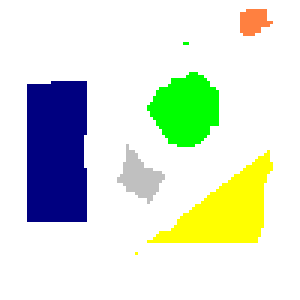
#> input picture src/synimage/original/s10.bmp, 100 x 100 px (shown 3 times larger); its folder holds only this picture in this run
$ python addnoise.py
#> lines starting #> are read from the running program, lines starting #| are printed output that depends on the picture
import os
from skimage import io
from skimage.util import random_noise
from skimage import filters
for filename in os.listdir('./synimage/original'):
    if filename.endswith(".bmp"):
        image = io.imread(os.path.join('./synimage/original', filename))
#> image is the input picture: shape (100, 100, 3); mean R, G, B 219.7, 229.6, 214.9
        for i in range(3):
            image = random_noise(image, mode='gaussian')
            image = filters.gaussian(image, sigma=0.7)
#> this loop made 3 passes
#> pass 1, `image = random_noise(image, mode='gaussian')`:
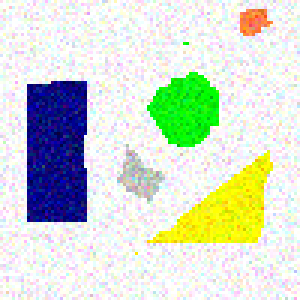
#> image: shape (100, 100, 3) float64 (shown 3 times larger); mean R, G, B 0.834, 0.868, 0.815
#> pass 1, `image = filters.gaussian(image, sigma=0.7)`:
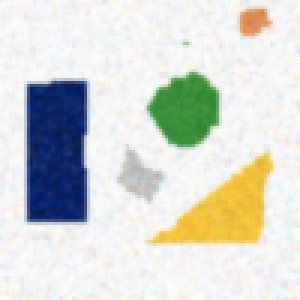
#> image: shape (100, 100, 3) float64 (shown 3 times larger); mean R, G, B 0.841, 0.849, 0.826
#> pass 2, `image = random_noise(image, mode='gaussian')`:
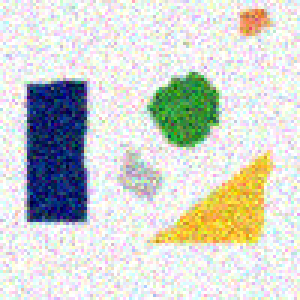
#> image: shape (100, 100, 3) float64 (shown 3 times larger); mean R, G, B 0.823, 0.832, 0.809
#> pass 2, `image = filters.gaussian(image, sigma=0.7)`:
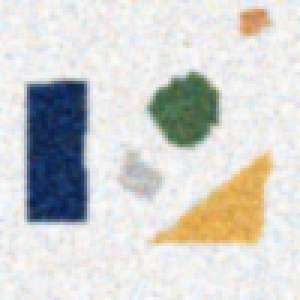
#> image: shape (100, 100, 3) float64 (shown 3 times larger); mean R, G, B 0.825, 0.825, 0.814
#> after the loop:
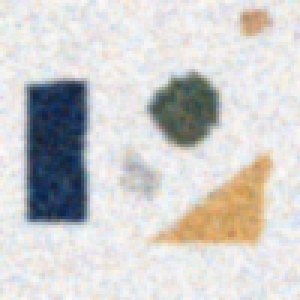
#> image: shape (100, 100, 3) float64 (shown 3 times larger); mean R, G, B 0.813, 0.811, 0.804
        root, ext = os.path.splitext(filename)
        name = os.path.join('./synimage/noise/', root+'.png')
#> (the run stopped early here; a loop or call above may not have finished)

$ run again, on src/synimage/original/s13.bmp
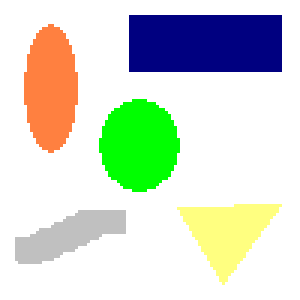
#> input picture src/synimage/original/s13.bmp, 100 x 100 px (shown 3 times larger)
#> image is the input picture: shape (100, 100, 3); mean R, G, B 211.6, 220.4, 206.7
#> the loop `for i in range(3):` made 3 passes
#> pass 1, `image = filters.gaussian(image, sigma=0.7)`:
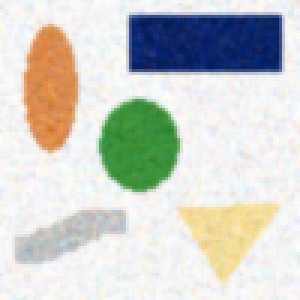
#> image: shape (100, 100, 3) float64 (shown 3 times larger); mean R, G, B 0.81, 0.818, 0.796
#> after the loop `for i in range(3):`:
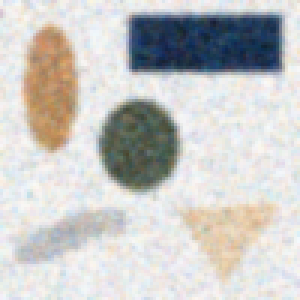
#> image: shape (100, 100, 3) float64 (shown 3 times larger); mean R, G, B 0.786, 0.784, 0.776

$ run again, on src/synimage/original/s14.bmp
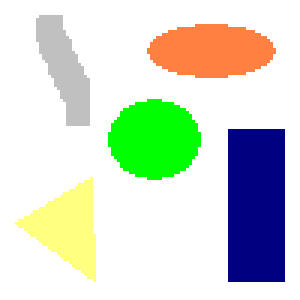
#> input picture src/synimage/original/s14.bmp, 100 x 100 px (shown 3 times larger)
#> image is the input picture: shape (100, 100, 3); mean R, G, B 211.6, 220.4, 206.7
#> the loop `for i in range(3):` made 3 passes
#> pass 1, `image = filters.gaussian(image, sigma=0.7)`:
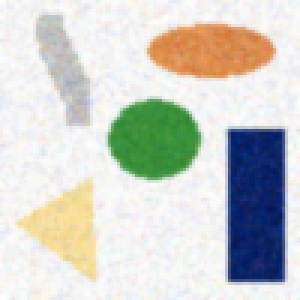
#> image: shape (100, 100, 3) float64 (shown 3 times larger); mean R, G, B 0.81, 0.818, 0.795
#> after the loop `for i in range(3):`:
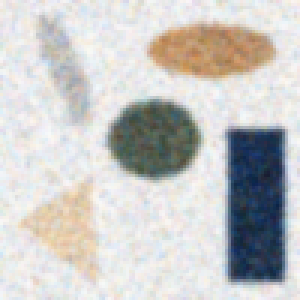
#> image: shape (100, 100, 3) float64 (shown 3 times larger); mean R, G, B 0.786, 0.783, 0.777

$ run again, on src/synimage/original/s16.bmp
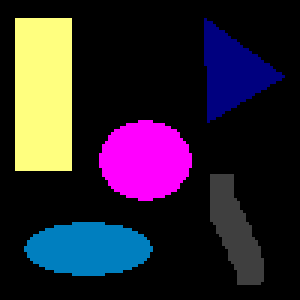
#> input picture src/synimage/original/s16.bmp, 100 x 100 px (shown 3 times larger)
#> image is the input picture: shape (100, 100, 3); mean R, G, B 43.4, 34.6, 48.3
#> the loop `for i in range(3):` made 3 passes
#> pass 1, `image = filters.gaussian(image, sigma=0.7)`:
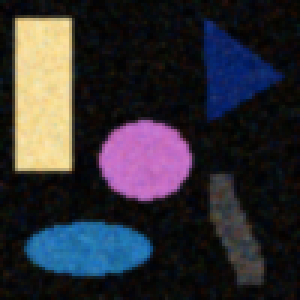
#> image: shape (100, 100, 3) float64 (shown 3 times larger); mean R, G, B 0.19, 0.181, 0.204
#> after the loop `for i in range(3):`:
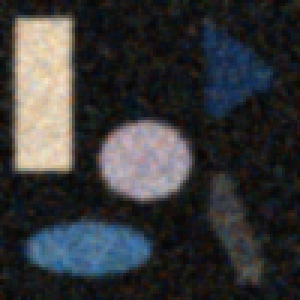
#> image: shape (100, 100, 3) float64 (shown 3 times larger); mean R, G, B 0.215, 0.217, 0.223
